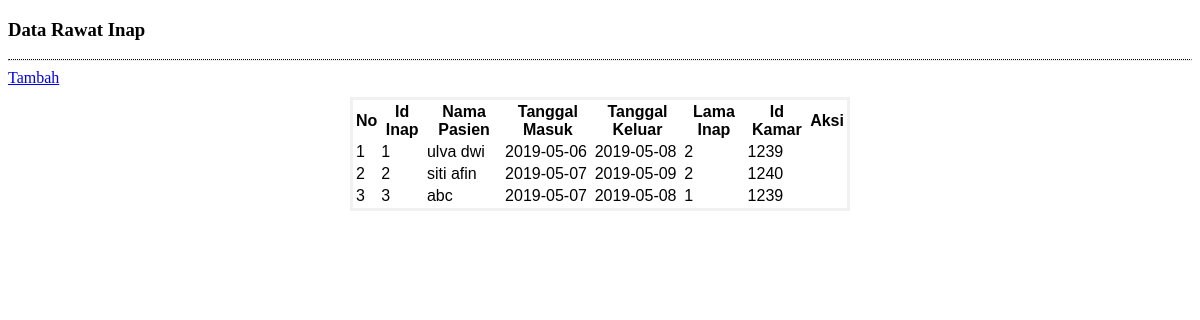
The app's page /panggil/inap/index.php, older data.
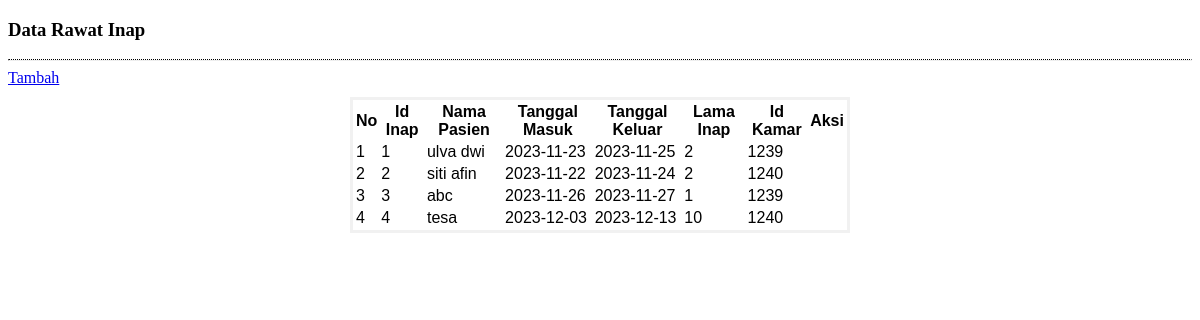
The same page, newer data.
### tables this page shows
CREATE TABLE `inap` (
  `id_inap` int(11) NOT NULL,
  `tgl_masuk` date NOT NULL,
  `tgl_keluar` date NOT NULL,
  `lama` int(10) NOT NULL,
  `id_pasien` int(11) NOT NULL,
  `id_kamar` int(11) NOT NULL,
  `status` int(1) NOT NULL
);

CREATE TABLE `pasien` (
  `id_pasien` int(11) NOT NULL,
  `nama_pasien` varchar(50) NOT NULL,
  `jk` varchar(12) NOT NULL,
  `no_telp` varchar(12) NOT NULL,
  `alamat` varchar(50) NOT NULL,
  `id_user` int(11) NOT NULL
);

CREATE TABLE `kamar` (
  `id_kamar` int(11) NOT NULL,
  `nama_kamar` varchar(20) NOT NULL,
  `kelas` varchar(10) NOT NULL,
  `kapasitas` int(10) NOT NULL,
  `harga` int(10) NOT NULL
);

### panggil/inap/index.php (the view, shortened to what this page needs)
<!DOCTYPE html>
<html>
<head>
</head>
<body>
</body>
</html>
<?php
	require_once('koneksi.php');
	$query = "SELECT i.id_inap, p.nama_pasien, i.tgl_masuk, i.tgl_keluar, i.lama, k.id_kamar FROM inap i JOIN pasien p ON i.id_pasien = p.id_pasien
	JOIN kamar k ON i.id_kamar = k.id_kamar";
	$link 	= "index.php?lihat=inap/";
?>
<div class="row">
	<div class="col-lg-12">
		<h3 class = "text-primary">Data Rawat Inap</h3>
		<hr style = "border-top:1px dotted #000;"/>
		<a href="<?= $link.'tambah' ?>" class="btn btn-success btn-sm">
			<span class="glyphicon glyphicon-plus"></span> Tambah
		</a>
		<div class="box-body table-responsive no-padding">
			<table class="table table-hover table-bordered" style="margin-top: 10px">
				<tr class="info">
					<th>No</th>
					<th>Id Inap</th>
					<th>Nama Pasien</th>
					<th>Tanggal Masuk</th>
					<th>Tanggal Keluar</th>
					<th>Lama Inap</th>
					<th>Id Kamar</th>
					<th style="text-align: center;">Aksi</th>
				</tr>
				<?php if($data = mysqli_query($koneksi,$query)): ?>
					<?php $no=1 ?>
					<?php while($tampil = mysqli_fetch_object($data)): ?>
						<tr>
							<td><?= $no ?></td>
							<td><?= $tampil->id_inap ?></td>
							<td><?= $tampil->nama_pasien?></td>
							<td><?= $tampil->tgl_masuk?></td>
							<td><?= $tampil->tgl_keluar?></td>
							<td><?= $tampil->lama?></td>
							<td><?= $tampil->id_kamar?></td>
							<td style="text-align: center;">
							</td>
						</tr>
						<?php $no++ ?>
					<?php endwhile ?>
				<?php endif ?>
			</table>
		</div>
	</div>
</div>

### panggil/inap/index.php (style rules this page uses)
form, table { border: 3px solid #f1f1f1; background-color: white; font-family: arial; width: 500px; margin: auto; }

Row changes from the older to the newer data that the page shows:
changed inap "ulva dwi": tgl_masuk "2019-05-06" → "2023-11-23"; tgl_keluar "2019-05-08" → "2023-11-25"
changed inap "siti afin": tgl_masuk "2019-05-07" → "2023-11-22"; tgl_keluar "2019-05-09" → "2023-11-24"
changed inap "abc": tgl_masuk "2019-05-07" → "2023-11-26"; tgl_keluar "2019-05-08" → "2023-11-27"
added inap: id_inap "4", id_pasien.nama_pasien "tesa", tgl_masuk "2023-12-03", tgl_keluar "2023-12-13", lama "10", id_kamar.id_kamar "1240"
